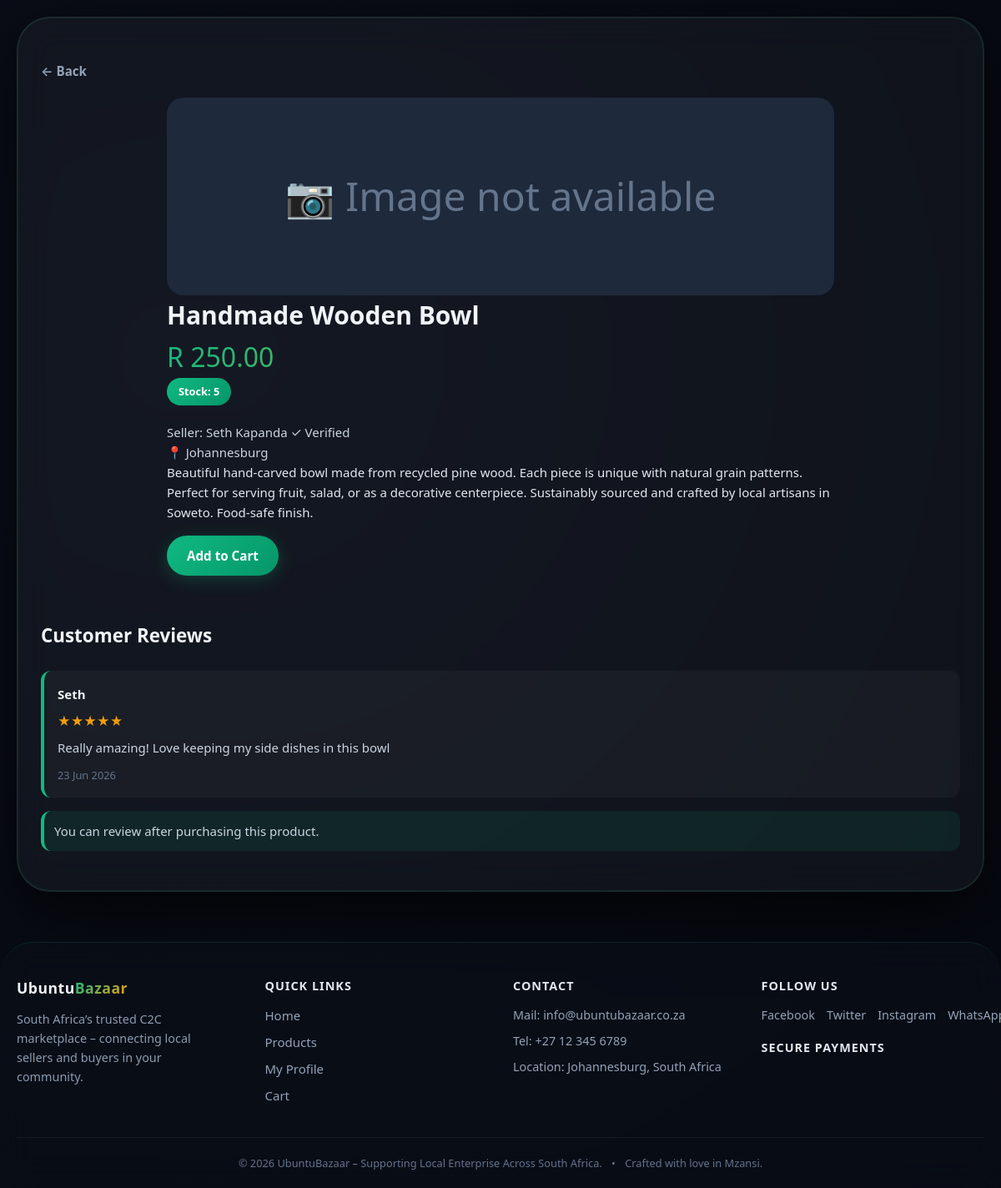
The page /product.php?id=1 (signed in) on the database its author committed.
### tables this page shows
CREATE TABLE `products` (
  `id` int(11) NOT NULL,
  `seller_id` int(11) NOT NULL,
  `name` varchar(200) NOT NULL,
  `description` text DEFAULT NULL,
  `price` decimal(10,2) NOT NULL,
  `stock` int(11) DEFAULT 1,
  `category` varchar(100) DEFAULT NULL,
  `image` varchar(255) DEFAULT NULL,
  `location` varchar(100) DEFAULT NULL,
  `status` enum('active','inactive') DEFAULT 'active',
  `created_at` timestamp NOT NULL DEFAULT current_timestamp()
);

CREATE TABLE `users` (
  `id` int(11) NOT NULL,
  `email` varchar(100) NOT NULL,
  `password` varchar(255) NOT NULL,
  `fullname` varchar(100) NOT NULL,
  `phone` varchar(20) DEFAULT NULL,
  `address` text DEFAULT NULL,
  `location` varchar(100) DEFAULT NULL,
  `is_seller` tinyint(1) DEFAULT 0,
  `is_admin` tinyint(1) DEFAULT 0,
  `verification_status` enum('pending','approved','rejected') DEFAULT 'pending',
  `id_document` varchar(255) DEFAULT NULL,
  `created_at` timestamp NOT NULL DEFAULT current_timestamp()
);

CREATE TABLE `reviews` (
  `id` int(11) NOT NULL,
  `product_id` int(11) NOT NULL,
  `order_id` int(11) NOT NULL,
  `buyer_id` int(11) NOT NULL,
  `rating` int(11) DEFAULT NULL CHECK (`rating` between 1 and 5),
  `comment` text DEFAULT NULL,
  `created_at` timestamp NOT NULL DEFAULT current_timestamp()
);

### config.php (called while the page is built, shortened)
<?php
function isLoggedIn() {
    return isset($_SESSION['user_id']);
}
?>

### product.php (the view, shortened to what this page needs)
<?php
require 'config.php';
$id = $_GET['id'];
$prod = $pdo->prepare("SELECT p.*, u.fullname as seller, u.verification_status as seller_verified FROM products p JOIN users u ON p.seller_id = u.id WHERE p.id = ?");
$prod->execute([$id]);
$product = $prod->fetch();
$reviews = $pdo->prepare("SELECT r.*, u.fullname FROM reviews r JOIN users u ON r.buyer_id = u.id WHERE r.product_id = ? ORDER BY r.created_at DESC");
$reviews->execute([$id]);
$reviews = $reviews->fetchAll();
$can_review = false; $already_reviewed = false;
if(isLoggedIn()) {
    $stmt = $pdo->prepare("SELECT o.id FROM orders o JOIN order_items oi ON o.id = oi.order_id WHERE oi.product_id = ? AND o.buyer_id = ? AND o.payment_status = 'paid' LIMIT 1");
    $stmt->execute([$id, $_SESSION['user_id']]);
    $can_review = $stmt->rowCount() > 0;
    $stmt2 = $pdo->prepare("SELECT id FROM reviews WHERE product_id = ? AND buyer_id = ?");
    $stmt2->execute([$id, $_SESSION['user_id']]);
    $already_reviewed = $stmt2->rowCount() > 0;
}
?>
<!DOCTYPE html>
<html>
<head><title><?php echo htmlspecialchars($product['name']); ?></title><link rel="stylesheet" href="assets/css/style.css"></head>
<body class="dark-theme">
<div class="container">
    <div class="glass-card">
        <a href="javascript:history.back()" class="back-link">← Back</a>
        <div class="product-simple">
            <?php if($product['image'] && file_exists($product['image'])): ?>
                <img src="<?php echo $product['image']; ?>" class="product-image-simple" style="max-width:100%; border-radius:20px; margin-bottom:20px;">
            <?php else: ?>
                <div class="no-image-simple" style="background:#1e293b; padding:80px; text-align:center; border-radius:20px; color:#64748b;">📷 Image not available</div>
            <?php endif; ?>
            <h1 style="color:#f1f5f9;"><?php echo htmlspecialchars($product['name']); ?></h1>
            <p class="price" style="font-size:2rem; background:linear-gradient(135deg,#10b981,#f59e0b); -webkit-background-clip:text; -webkit-text-fill-color:transparent;">R <?php echo number_format($product['price'],2); ?></p>
            <p class="stock" style="background:linear-gradient(135deg,#10b981,#059669); display:inline-block; padding:6px 14px; border-radius:20px; color:white;">Stock: <?php echo $product['stock']; ?></p>
            <p style="color:#cbd5e1;">Seller: <?php echo htmlspecialchars($product['seller']); ?> <?php if($product['seller_verified']=='approved') echo "✓ Verified"; ?></p>
            <p style="color:#cbd5e1;">📍 <?php echo htmlspecialchars($product['location']); ?></p>
            <p style="color:#e2e8f0;"><?php echo nl2br(htmlspecialchars($product['description'])); ?></p>
            <a href="cart.php?add=<?php echo $product['id']; ?>" class="btn" style="display:inline-block; margin-top:16px;">Add to Cart</a>
        </div>
        <div class="reviews-section" style="margin-top:48px;">
            <h3 style="color:#f1f5f9;">Customer Reviews</h3>
            <?php foreach($reviews as $rev): ?>
                <div class="review-card">
                    <strong><?php echo htmlspecialchars($rev['fullname']); ?></strong>
                    <div class="stars-readonly" style="color:#f59e0b;"><?php echo str_repeat('★', $rev['rating']) . str_repeat('☆', 5-$rev['rating']); ?></div>
                    <p><?php echo htmlspecialchars($rev['comment']); ?></p>
                    <small style="color:#64748b;"><?php echo date('d M Y', strtotime($rev['created_at'])); ?></small>
                </div>
            <?php endforeach; ?>
            <?php if($can_review): ?>
                <div class="review-form" style="background:rgba(255,255,255,0.02); border:1px solid rgba(255,255,255,0.06); border-radius:20px; padding:24px; margin-top:24px;">
                    <h4 style="color:#f1f5f9;">Write a Review</h4>
                    <form method="POST" action="add_review.php" id="reviewForm">
                        <input type="hidden" name="product_id" value="<?php echo $product['id']; ?>">
                        <input type="hidden" name="rating" id="ratingValue" required>
                        <div class="star-rating-widget" style="margin-bottom:16px;">
                            <span class="star" data-value="1" style="font-size:32px; cursor:pointer; color:#4b5563;">☆</span>
                            <span class="star" data-value="2" style="font-size:32px; cursor:pointer; color:#4b5563;">☆</span>
                            <span class="star" data-value="3" style="font-size:32px; cursor:pointer; color:#4b5563;">☆</span>
                            <span class="star" data-value="4" style="font-size:32px; cursor:pointer; color:#4b5563;">☆</span>
                            <span class="star" data-value="5" style="font-size:32px; cursor:pointer; color:#4b5563;">☆</span>
                        </div>
                        <textarea name="comment" rows="3" placeholder="Your review..." style="width:100%; background:rgba(255,255,255,0.04); border:1px solid rgba(255,255,255,0.1); border-radius:16px; color:white; padding:14px; margin-bottom:16px;"></textarea>
                        <button type="submit" class="btn">Submit Review</button>
                    </form>
                </div>
            <?php elseif(isLoggedIn() && !$already_reviewed): ?>
                <p class="info" style="background:rgba(16,185,129,0.1); border-left:4px solid #10b981; padding:12px; border-radius:12px; color:#cbd5e1;">You can review after purchasing this product.</p>
            <?php elseif(!isLoggedIn()): ?>
                <p class="info" style="background:rgba(16,185,129,0.1); border-left:4px solid #10b981; padding:12px; border-radius:12px; color:#cbd5e1;"><a href="login.php" style="color:#10b981;">Login</a> to write a review.</p>
            <?php endif; ?>
        </div>
    </div>
</div>
<?php include 'footer.php'; ?>
</body>
</html>

### rows shown on the page
products: name "Handmade Wooden Bowl", price "250.00", stock "5", seller.fullname "Seth Kapanda", location "Johannesburg", description "Beautiful hand-carved bowl made from recycled pine wood. Each piece is unique with natural grain patterns. Perfect for serving fruit, salad, or as a decorative centerpiece. Sustainably sourced and crafted by local artisans in Soweto. Food-safe finish."
reviews: buyer.fullname "Seth", rating "★★★★★", comment "Really amazing! Love keeping my side dishes in this bowl", created_at "23 Jun 2026"
